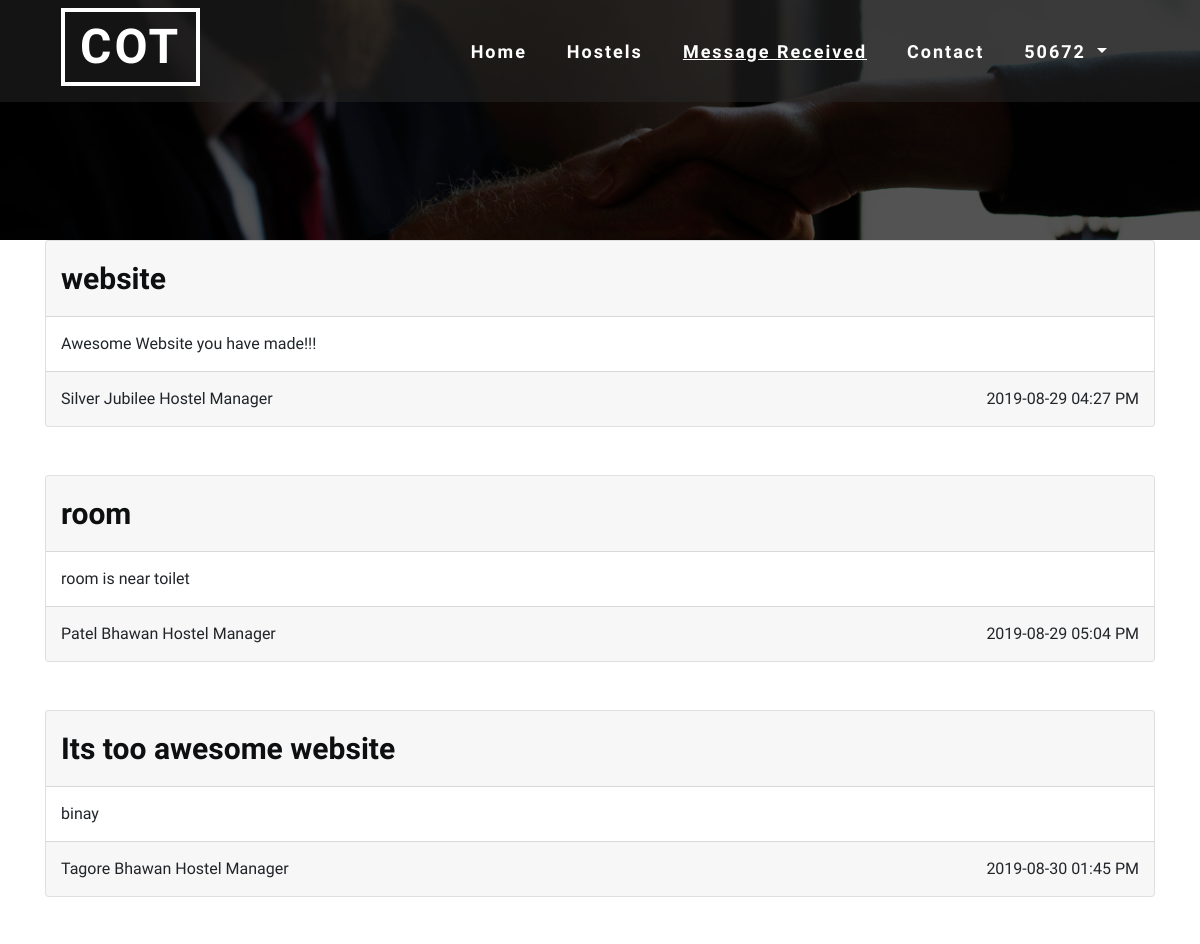
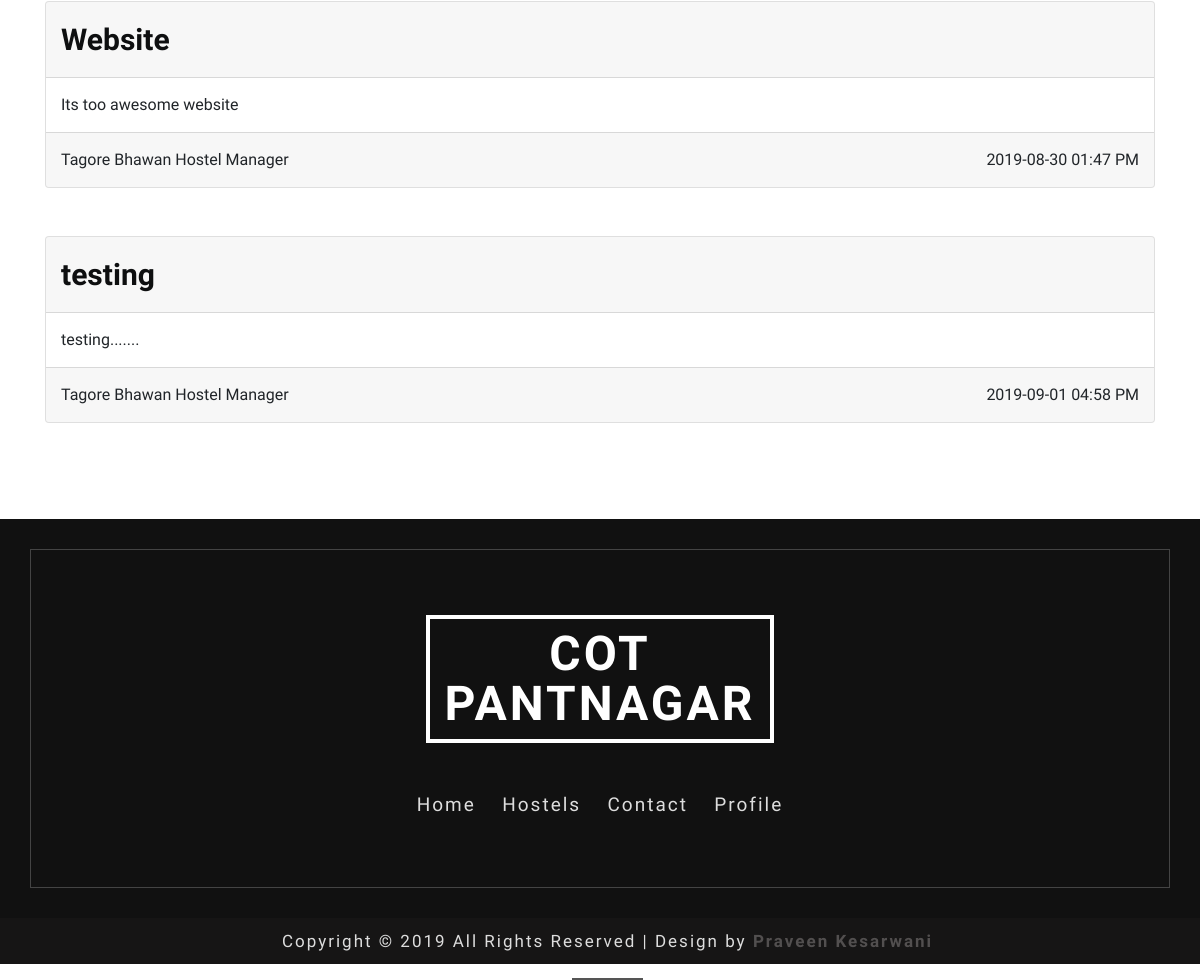
Page /message_user.php (signed in) on the committed database (2 pictures, top to bottom).
### tables this page shows
CREATE TABLE `contact` (
  `msg_id` int(30) NOT NULL,
  `sender_id` varchar(30) NOT NULL,
  `receiver_id` varchar(30) NOT NULL,
  `Hostel_id` int(30) NOT NULL,
  `sender_name` varchar(255) NOT NULL,
  `subject_h` varchar(255) NOT NULL,
  `message` varchar(255) NOT NULL,
  `msg_date` varchar(30) NOT NULL,
  `msg_time` varchar(30) NOT NULL
);

CREATE TABLE `hostel` (
  `Hostel_id` int(10) NOT NULL,
  `Hostel_name` varchar(255) NOT NULL,
  `current_no_of_rooms` varchar(255) DEFAULT NULL,
  `No_of_rooms` varchar(255) DEFAULT NULL,
  `No_of_students` varchar(255) DEFAULT NULL
);

### message_user.php (the view, shortened to what this page needs)
<?php
 require 'dbcon.php';
?>
<!DOCTYPE html>
<html lang="en">
<head>
	<link rel="stylesheet" href="web_home/css_home/bootstrap.css">
	<link rel="stylesheet" href="web_home/css_home/style.css" type="text/css" media="all" />
	<link rel="stylesheet" href="web_home/css_home/fontawesome-all.css">
</head>
<body>
<div class="inner-page-banner" id="home">
	<header>
		<div class="container agile-banner_nav">
			<nav class="navbar navbar-expand-lg navbar-light bg-light">
				<h1><a class="navbar-brand" href="home.php">COT <span class="display"></span></a></h1>
				<div class="collapse navbar-collapse justify-content-center" id="navbarSupportedContent">
					<ul class="navbar-nav ml-auto">
						<li class="nav-item">
							<a class="nav-link" href="home.php">Home <span class="sr-only">(current)</span></a>
						</li>
						<li class="nav-item">
							<a class="nav-link" href="services.php">Hostels</a>
						</li>
						<li class="nav-item active">
						<a class="nav-link" href="message_user.php">Message Received</a>
					</li>
						<li class="nav-item ">
							<a class="nav-link" href="contact.php">Contact</a>
						</li>
						<li class="dropdown nav-item">
						<a href="#" class="dropdown-toggle nav-link" data-toggle="dropdown"><?php echo $_SESSION['id']; ?>
						</a>
					</li>
					</ul>
				</div>
			</nav>
		</div>
	</header>
</div>
<?php
    $id= $_SESSION['id'];
    $query = "SELECT * FROM contact WHERE receiver_id ='$id'";
    $result = mysqli_query($conn,$query);
    while ($row = mysqli_fetch_assoc($result)){
    	$hostel_id = $row['Hostel_id'];
    	$query6 = "SELECT * FROM Hostel WHERE Hostel_id = '$hostel_id'";
        $result6 = mysqli_query($conn,$query6);
        $row6 = mysqli_fetch_assoc($result6);
        $hostel_name = $row6['Hostel_name'];
          ?>
    <div class="container">
      <div class="card">
      <div class="card-header"><b><?php echo $row['subject_h']; ?></b></div>
      <div class="card-body"><?php echo $row['message']; ?></div>
      <div class="card-footer"><?php echo $hostel_name." Hostel Manager"; ?><span style="float: right"><?php echo $row['msg_date']." ".$row['msg_time']; ?></span></div>
  </div>
</div>
<br><br>
    <?php
    }
?>
<br>
<br>
<footer class="py-5">
	<div class="container py-md-5">
		<div class="footer-logo mb-5 text-center">
			<a class="navbar-brand" href="http://www.gbpuat.ac.in/" target="_blank">COT <span class="display"> PANTNAGAR</span></a>
		</div>
		<div class="footer-grid">
			<div class="list-footer">
				<ul class="footer-nav text-center">
					<li>
						<a href="home.php">Home</a>
					</li>
					<li>
						<a href="services.php">Hostels</a>
					</li>
					<li>
						<a href="contact.php">Contact</a>
					</li>
					<li>
						<a href="profile.php">Profile</a>
					</li>
				</ul>
			</div>
		</div>
	</div>
</footer>
<div class="agileits_w3layouts-copyright text-center" id="copyright">
					<p class="copyright-agileinfo"> Copyright &copy; 2019 All Rights Reserved | Design by
										<a href="https://www.linkedin.com/in/praveen-kesarwani-22298a145/">Praveen Kesarwani</a>
									</p>
				</div>
</body>
</html>

### web_home/css_home/style.css (style rules this page uses)
body { padding:0; margin:0; position:relative; font-family: 'Poiret One', cursive; }
#copyright { margin: 0%; padding: 10px 0 10px 15px; text-align: center; background-color: rgb(22, 21, 21); color: rgba(172, 166, 166, 0.404); }
#copyright a { color: rgba(172, 166, 166, 0.404); }
body a { transition:0.5s all; -webkit-transition:0.5s all; -moz-transition:0.5s all; -o-transition:0.5s all; -ms-transition:0.5s all; }
p { margin:0; }
ul { margin:0; padding:0; }
header { position: absolute; z-index: 9; width: 100%; background: rgba(37, 37, 37, 0.54); }
.bg-light { background-color: transparent !important; }
h1 { font-size: inherit; }
.navbar-nav > li { margin-right: 1.5em; }
.navbar-light .navbar-nav .show > .nav-link, .navbar-light .navbar-nav .active > .nav-link, .navbar-light .navbar-nav .nav-link.show, .navbar-light .navbar-nav .nav-link.active { color: #fff; font-size: 18px; font-weight: 700; letter-spacing: 2px; text-decoration: underline; }
.navbar-light .navbar-nav .nav-link { color: #fff; font-size: 18px; font-weight: 700; letter-spacing: 2px; }
.navbar-light .navbar-brand { color: #fff; font-size: 3em; text-decoration: none; border: 4px solid #fff; text-transform: uppercase; font-weight: 700; margin: 0; text-align: center; letter-spacing: 3px; padding: 10px 15px; line-height: 50px; }
.navbar-brand span { display: block; }
.card-body { padding: 12px; }
.card-header { padding: 0; color: #0e0f10; }
footer { background: #111; position: relative; z-index: 1; }
footer:after { position: absolute; content: ''; left: 30px; right: 30px; bottom: 30px; top: 30px; border: 1px solid #444; z-index: -1; }
.footer-logo a.navbar-brand { color: #fff; font-size: 3em; text-decoration: none; border: 4px solid #fff; text-transform: uppercase; font-weight: 700; margin: 0; letter-spacing: 3px; padding: 10px 15px; line-height: 50px; }
.footer-nav li { list-style-type: none; display: inline-block; margin: 0px .7em; border-bottom: 2px solid rgba(226, 222, 222, 0); }
ul.footer-nav li a { color: #ddd; font-size: 19px; letter-spacing: 2px; display: inline-block; }
.agileits_w3layouts-copyright p { color: #ddd; letter-spacing: 2px; font-size: 17px; line-height: 26px; position: relative; }
.agileits_w3layouts-copyright p a { color: #bbb; font-weight: 800; }
.agileits_w3layouts-copyright p:after { position: absolute; content: ''; background: #555; width: 6%; height: 2px; left: 47%; bottom: -100%; }
.inner-page-banner { background: url(../images/1.jpg) no-repeat center; height: 20vw; background-size: cover; }

### message_user.php (style rules this page uses)
.card-header { padding: 15px; font-size: 30px; }
.card-body { padding: 15px; }
.card-footer { text-align: left; padding: 15px; }

### rows in the picture
contact: subject_h "website", message "Awesome Website you have made!!!", Hostel.Hostel_name "Silver Jubilee", msg_date "2019-08-29", msg_time "04:27 PM"
contact: subject_h "room", message "room is near toilet", Hostel.Hostel_name "Patel Bhawan", msg_date "2019-08-29", msg_time "05:04 PM"
contact: subject_h "Its too awesome website", message "binay", Hostel.Hostel_name "Tagore Bhawan", msg_date "2019-08-30", msg_time "01:45 PM"
contact: subject_h "Website", message "Its too awesome website", Hostel.Hostel_name "Tagore Bhawan", msg_date "2019-08-30", msg_time "01:47 PM"
contact: subject_h "testing", message "testing.......", Hostel.Hostel_name "Tagore Bhawan", msg_date "2019-09-01", msg_time "04:58 PM"

### other values in the picture
$_SESSION['id'] "50672"
